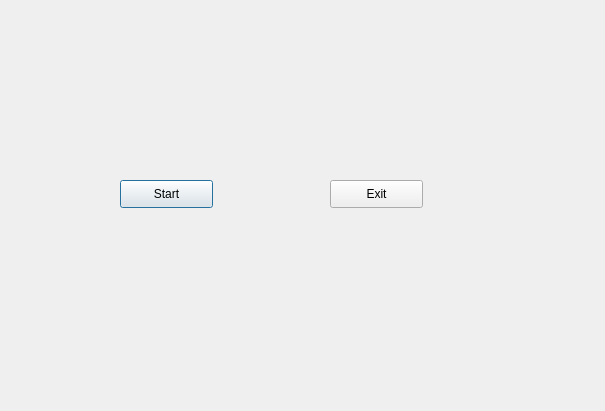
<?xml version="1.0" encoding="UTF-8"?>
<ui version="4.0">
 <class>DialogMainMenu</class>
 <widget class="QDialog" name="DialogMainMenu">
  <property name="geometry">
   <rect>
    <x>0</x>
    <y>0</y>
    <width>605</width>
    <height>411</height>
   </rect>
  </property>
  <property name="windowTitle">
   <string>Dialog</string>
  </property>
  <widget class="QPushButton" name="btnStart">
   <property name="geometry">
    <rect>
     <x>120</x>
     <y>180</y>
     <width>93</width>
     <height>28</height>
    </rect>
   </property>
   <property name="text">
    <string>Start</string>
   </property>
  </widget>
  <widget class="QPushButton" name="btnExit">
   <property name="geometry">
    <rect>
     <x>330</x>
     <y>180</y>
     <width>93</width>
     <height>28</height>
    </rect>
   </property>
   <property name="text">
    <string>Exit</string>
   </property>
  </widget>
 </widget>
 <resources/>
 <connections/>
</ui>
